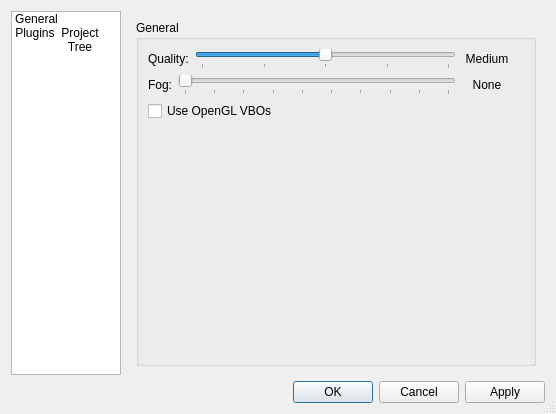
<?xml version="1.0" encoding="UTF-8"?>
<ui version="4.0">
 <class>SettingsDialog</class>
 <widget class="QDialog" name="SettingsDialog">
  <property name="geometry">
   <rect>
    <x>0</x>
    <y>0</y>
    <width>556</width>
    <height>414</height>
   </rect>
  </property>
  <property name="windowTitle">
   <string>Settings</string>
  </property>
  <property name="windowIcon">
   <iconset resource="avogadro.qrc">
    <normaloff>:/icons/tool.png</normaloff>:/icons/tool.png</iconset>
  </property>
  <property name="sizeGripEnabled">
   <bool>true</bool>
  </property>
  <layout class="QGridLayout" name="gridLayout">
   <item row="0" column="1">
    <widget class="QStackedWidget" name="stackedWidget">
     <property name="currentIndex">
      <number>0</number>
     </property>
     <widget class="QWidget" name="general">
      <layout class="QGridLayout" name="gridLayout_2">
       <item row="0" column="0">
        <widget class="QGroupBox" name="groupBox">
         <property name="title">
          <string>General</string>
         </property>
         <layout class="QGridLayout" name="gridLayout_3">
          <item row="0" column="0">
           <layout class="QHBoxLayout" name="_3">
            <item>
             <widget class="QLabel" name="qualityLabel">
              <property name="text">
               <string>Quality:</string>
              </property>
             </widget>
            </item>
            <item>
             <widget class="QSlider" name="qualitySlider">
              <property name="toolTip">
               <string>Set the global rendering quality.</string>
              </property>
              <property name="maximum">
               <number>4</number>
              </property>
              <property name="pageStep">
               <number>1</number>
              </property>
              <property name="value">
               <number>2</number>
              </property>
              <property name="orientation">
               <enum>Qt::Horizontal</enum>
              </property>
              <property name="tickPosition">
               <enum>QSlider::TicksBelow</enum>
              </property>
              <property name="tickInterval">
               <number>1</number>
              </property>
             </widget>
            </item>
            <item>
             <widget class="QLabel" name="qualityValueLabel">
              <property name="sizePolicy">
               <sizepolicy hsizetype="Fixed" vsizetype="Preferred">
                <horstretch>50</horstretch>
                <verstretch>0</verstretch>
               </sizepolicy>
              </property>
              <property name="minimumSize">
               <size>
                <width>50</width>
                <height>0</height>
               </size>
              </property>
              <property name="text">
               <string comment="Display quality setting">Medium</string>
              </property>
              <property name="alignment">
               <set>Qt::AlignCenter</set>
              </property>
             </widget>
            </item>
           </layout>
          </item>
          <item row="1" column="0">
           <layout class="QHBoxLayout" name="_4">
            <item>
             <widget class="QLabel" name="qualityLabel_2">
              <property name="text">
               <string>Fog:</string>
              </property>
             </widget>
            </item>
            <item>
             <widget class="QSlider" name="fogSlider">
              <property name="toolTip">
               <string>Set the global rendering quality.</string>
              </property>
              <property name="maximum">
               <number>9</number>
              </property>
              <property name="pageStep">
               <number>1</number>
              </property>
              <property name="value">
               <number>0</number>
              </property>
              <property name="orientation">
               <enum>Qt::Horizontal</enum>
              </property>
              <property name="tickPosition">
               <enum>QSlider::TicksBelow</enum>
              </property>
              <property name="tickInterval">
               <number>1</number>
              </property>
             </widget>
            </item>
            <item>
             <widget class="QLabel" name="fogValueLabel">
              <property name="sizePolicy">
               <sizepolicy hsizetype="Fixed" vsizetype="Preferred">
                <horstretch>50</horstretch>
                <verstretch>0</verstretch>
               </sizepolicy>
              </property>
              <property name="minimumSize">
               <size>
                <width>50</width>
                <height>0</height>
               </size>
              </property>
              <property name="text">
               <string comment="Level of fog in the scene">None</string>
              </property>
              <property name="alignment">
               <set>Qt::AlignCenter</set>
              </property>
             </widget>
            </item>
           </layout>
          </item>
         <item row="2" column="0" colspan="3">
          <widget class="QCheckBox" name="vboCheckBox">
           <property name="text">
            <string>Use OpenGL VBOs</string>
           </property>
          </widget>
         </item>
         <item row="3" column="0">
          <spacer name="verticalSpacer">
            <property name="orientation">
             <enum>Qt::Vertical</enum>
            </property>
            <property name="sizeHint" stdset="0">
             <size>
              <width>20</width>
              <height>40</height>
             </size>
            </property>
           </spacer>
          </item>
         </layout>
        </widget>
       </item>
      </layout>
     </widget>
     <widget class="QWidget" name="plugins"/>
     <widget class="QWidget" name="project"/>
    </widget>
   </item>
   <item row="1" column="0" colspan="2">
    <widget class="QDialogButtonBox" name="dialogButtonBox">
     <property name="layoutDirection">
      <enum>Qt::LeftToRight</enum>
     </property>
     <property name="orientation">
      <enum>Qt::Horizontal</enum>
     </property>
     <property name="standardButtons">
      <set>QDialogButtonBox::Apply|QDialogButtonBox::Cancel|QDialogButtonBox::Ok</set>
     </property>
    </widget>
   </item>
   <item row="0" column="0">
    <widget class="QListWidget" name="listWidget">
     <property name="sizePolicy">
      <sizepolicy hsizetype="Fixed" vsizetype="Expanding">
       <horstretch>0</horstretch>
       <verstretch>0</verstretch>
      </sizepolicy>
     </property>
     <property name="minimumSize">
      <size>
       <width>0</width>
       <height>350</height>
      </size>
     </property>
     <property name="maximumSize">
      <size>
       <width>110</width>
       <height>16777215</height>
      </size>
     </property>
     <property name="iconSize">
      <size>
       <width>32</width>
       <height>32</height>
      </size>
     </property>
     <property name="textElideMode">
      <enum>Qt::ElideMiddle</enum>
     </property>
     <property name="flow">
      <enum>QListView::LeftToRight</enum>
     </property>
     <property name="isWrapping" stdset="0">
      <bool>true</bool>
     </property>
     <property name="spacing">
      <number>12</number>
     </property>
     <property name="viewMode">
      <enum>QListView::IconMode</enum>
     </property>
     <property name="wordWrap">
      <bool>true</bool>
     </property>
     <property name="selectionRectVisible">
      <bool>true</bool>
     </property>
     <item>
      <property name="text">
       <string>General</string>
      </property>
      <property name="icon">
       <iconset resource="avogadro.qrc">
        <normaloff>:/icons/tool.png</normaloff>:/icons/tool.png</iconset>
      </property>
     </item>
     <item>
      <property name="text">
       <string>Plugins</string>
      </property>
      <property name="icon">
       <iconset resource="avogadro.qrc">
        <normaloff>:/icons/preferences-plugin.png</normaloff>:/icons/preferences-plugin.png</iconset>
      </property>
     </item>
     <item>
      <property name="text">
       <string>Project Tree</string>
      </property>
      <property name="icon">
       <iconset resource="avogadro.qrc">
        <normaloff>:/icons/view-list-tree.png</normaloff>:/icons/view-list-tree.png</iconset>
      </property>
     </item>
    </widget>
   </item>
  </layout>
 </widget>
 <resources>
  <include location="avogadro.qrc"/>
 </resources>
 <connections>
  <connection>
   <sender>dialogButtonBox</sender>
   <signal>accepted()</signal>
   <receiver>SettingsDialog</receiver>
   <slot>accept()</slot>
   <hints>
    <hint type="sourcelabel">
     <x>252</x>
     <y>382</y>
    </hint>
    <hint type="destinationlabel">
     <x>157</x>
     <y>274</y>
    </hint>
   </hints>
  </connection>
  <connection>
   <sender>dialogButtonBox</sender>
   <signal>rejected()</signal>
   <receiver>SettingsDialog</receiver>
   <slot>reject()</slot>
   <hints>
    <hint type="sourcelabel">
     <x>320</x>
     <y>382</y>
    </hint>
    <hint type="destinationlabel">
     <x>286</x>
     <y>274</y>
    </hint>
   </hints>
  </connection>
  <connection>
   <sender>listWidget</sender>
   <signal>currentRowChanged(int)</signal>
   <receiver>stackedWidget</receiver>
   <slot>setCurrentIndex(int)</slot>
   <hints>
    <hint type="sourcelabel">
     <x>84</x>
     <y>13</y>
    </hint>
    <hint type="destinationlabel">
     <x>125</x>
     <y>4</y>
    </hint>
   </hints>
  </connection>
 </connections>
</ui>
